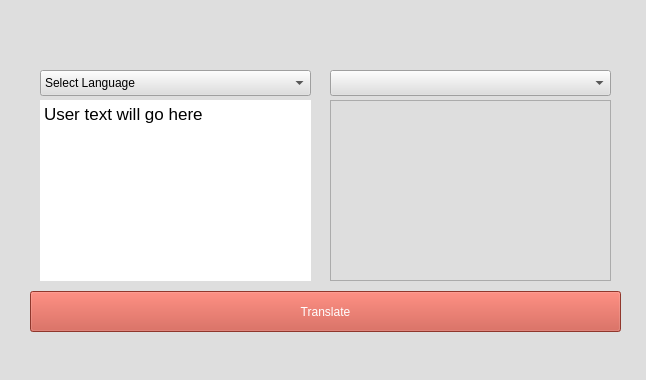
<?xml version="1.0" encoding="UTF-8"?>
<ui version="4.0">
 <class>MainWindow</class>
 <widget class="QMainWindow" name="MainWindow">
  <property name="geometry">
   <rect>
    <x>0</x>
    <y>0</y>
    <width>646</width>
    <height>380</height>
   </rect>
  </property>
  <property name="windowTitle">
   <string>MainWindow</string>
  </property>
  <property name="styleSheet">
   <string notr="true">background-color: rgb(222, 222, 222);</string>
  </property>
  <widget class="QWidget" name="centralWidget">
   <widget class="QPushButton" name="pushButtonTranslate">
    <property name="geometry">
     <rect>
      <x>30</x>
      <y>291</y>
      <width>591</width>
      <height>41</height>
     </rect>
    </property>
    <property name="styleSheet">
     <string notr="true">QPushButton {
  background-color: rgb(202, 77, 62);
  color: white; 
}</string>
    </property>
    <property name="text">
     <string>Translate</string>
    </property>
   </widget>
   <widget class="QTextEdit" name="userInput">
    <property name="geometry">
     <rect>
      <x>40</x>
      <y>100</y>
      <width>271</width>
      <height>181</height>
     </rect>
    </property>
    <property name="styleSheet">
     <string notr="true">QAbstractScrollArea {

border: none;
background-color: white;

}</string>
    </property>
    <property name="html">
     <string>&lt;!DOCTYPE HTML PUBLIC &quot;-//W3C//DTD HTML 4.0//EN&quot; &quot;http://www.w3.org/TR/REC-html40/strict.dtd&quot;&gt;
&lt;html&gt;&lt;head&gt;&lt;meta name=&quot;qrichtext&quot; content=&quot;1&quot; /&gt;&lt;style type=&quot;text/css&quot;&gt;
p, li { white-space: pre-wrap; }
&lt;/style&gt;&lt;/head&gt;&lt;body style=&quot; font-family:'.SF NS Text'; font-size:13pt; font-weight:400; font-style:normal;&quot;&gt;
&lt;p style=&quot; margin-top:0px; margin-bottom:0px; margin-left:0px; margin-right:0px; -qt-block-indent:0; text-indent:0px;&quot;&gt;User text will go here&lt;/p&gt;&lt;/body&gt;&lt;/html&gt;</string>
    </property>
   </widget>
   <widget class="QTextBrowser" name="translationOutput">
    <property name="geometry">
     <rect>
      <x>330</x>
      <y>100</y>
      <width>281</width>
      <height>181</height>
     </rect>
    </property>
    <property name="tabStopDistance">
     <double>800.000000000000000</double>
    </property>
   </widget>
   <widget class="QComboBox" name="comboBox">
    <property name="geometry">
     <rect>
      <x>330</x>
      <y>70</y>
      <width>281</width>
      <height>26</height>
     </rect>
    </property>
   </widget>
   <widget class="QComboBox" name="comboBox_2">
    <property name="geometry">
     <rect>
      <x>40</x>
      <y>70</y>
      <width>271</width>
      <height>26</height>
     </rect>
    </property>
    <item>
     <property name="text">
      <string>Select Language</string>
     </property>
    </item>
    <item>
     <property name="text">
      <string>English</string>
     </property>
    </item>
   </widget>
  </widget>
 </widget>
 <layoutdefault spacing="6" margin="11"/>
 <resources/>
 <connections/>
</ui>
